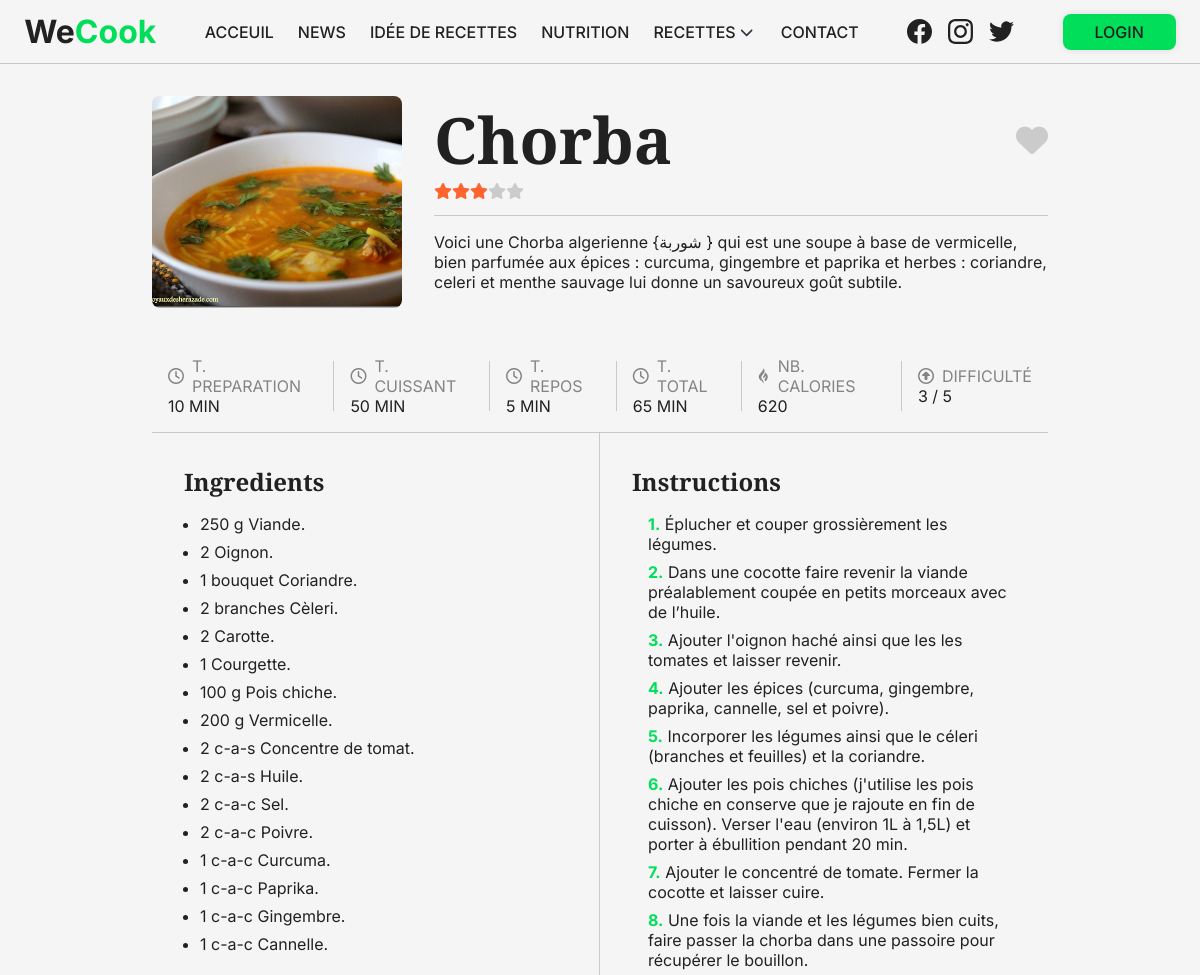
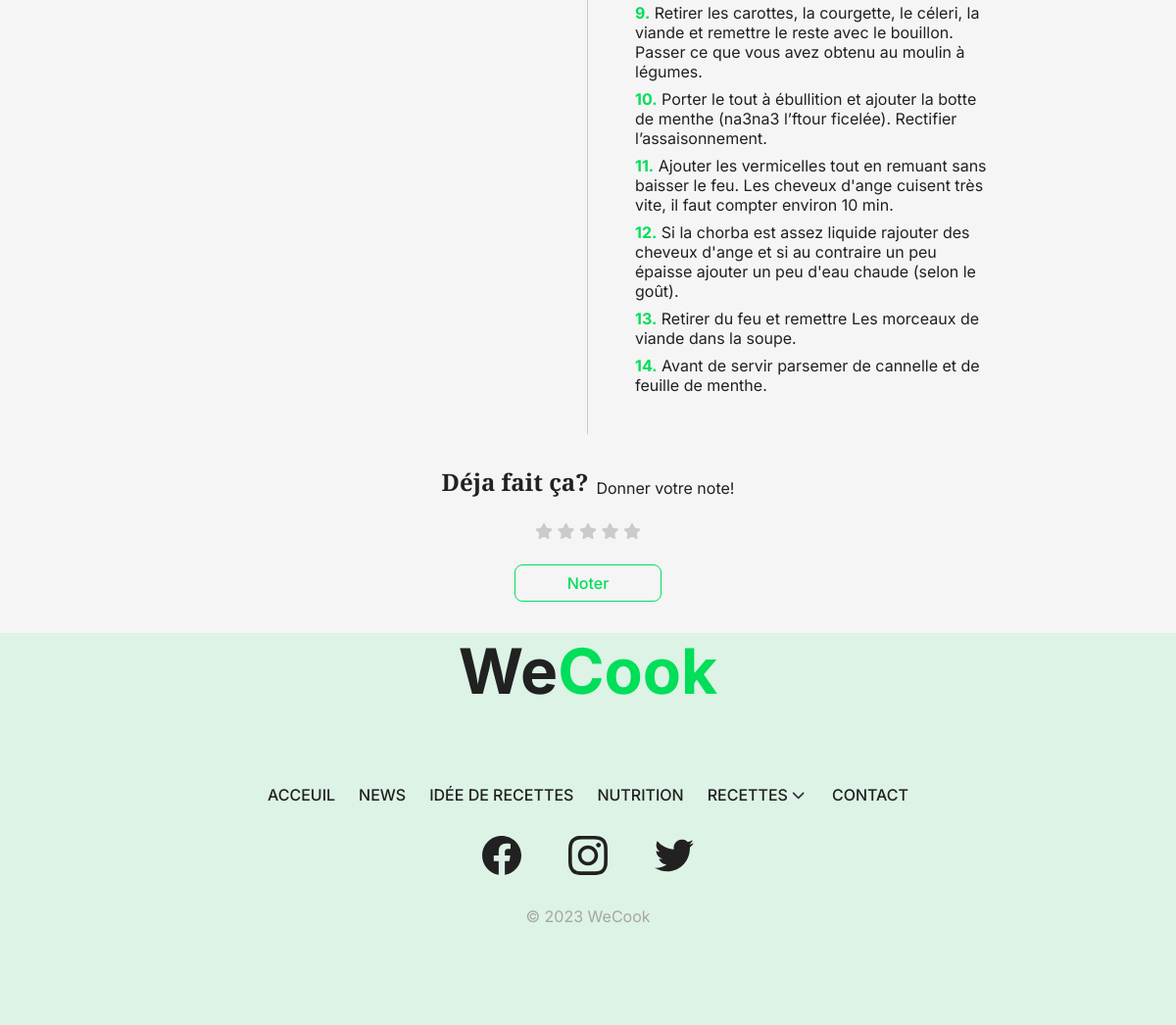
/public/recipe/906, run on the app's committed database (2 pictures, top to bottom).
### tables this page shows
CREATE TABLE `Recette` (
  `id` int(11) NOT NULL,
  `titre` text NOT NULL,
  `description` text NOT NULL,
  `image` text NOT NULL,
  `video` text,
  `creator_id` int(11) DEFAULT NULL,
  `temps_preparation` int(11) NOT NULL,
  `temps_cuisson` int(11) NOT NULL,
  `temps_repos` int(11) DEFAULT NULL,
  `difficulte` int(11) NOT NULL,
  `categorie` text NOT NULL,
  `notation` int(11) DEFAULT NULL,
  `etat` text NOT NULL,
  `healthy` tinyint(1) NOT NULL,
  `calories` int(11) DEFAULT NULL
);

CREATE TABLE `RecetteIngredient` (
  `id` int(11) NOT NULL,
  `quantite` int(11) NOT NULL,
  `unite` text NOT NULL,
  `id_recette` int(11) NOT NULL,
  `id_ingredient` int(11) NOT NULL
);

CREATE TABLE `Etape` (
  `id` int(11) NOT NULL,
  `description` text NOT NULL,
  `ordre` int(11) NOT NULL,
  `id_recette` int(11) NOT NULL
);

### app/core/App.php (called while the page is built, shortened)
<?php
require_once "Database.php";
class App
{
	private $method = 'index';
	public function splitURL()
	{
		$URL = $_GET['url'] ?? 'home';
		$URL = explode("/", trim($URL, "/"));
		return $URL;
	}
	public function loadController()
	{
		$URL = $this->splitURL();
		$filename = "../app/controllers/" . ucfirst($URL[0]) . ".php";
		if (file_exists($filename)) {
			unset($URL[0]);
		} else {
			$filename = "../app/controllers/_404.php";
			require $filename;
			$this->controller = "_404";
		}
		$controller = new $this->controller;
		call_user_func_array([$controller, $this->method], $URL);
	}
}

### public/index.php (called while the page is built, shortened)
<?php
$app = new App;
$app->loadController();

### app/core/Database.php (called while the page is built, shortened)
<?php
trait Database
{
	private function connect()
	{
		try {
			$string = "mysql:hostname=" . DBHOST . ";dbname=" . DBNAME;
			$con = new PDO($string, DBUSER, DBPASS);
		} catch (PDOException $e) {
			echo 'Échec de la connexion : ' . $e->getMessage();
			$con = null;
		}
		return $con;
	}
	public function get_row($query, $data = [])
	{
		$con = $this->connect();
		$stm = $con->prepare($query);
		$check = $stm->execute($data);
		if ($check) {
			$result = $stm->fetchAll(PDO::FETCH_OBJ);
			if (is_array($result) && count($result)) {
				return $result[0];
			}
		}
		return false;
	}
	public function get_rows($query, $data = [])
	{
		$con = $this->connect();
		$stm = $con->prepare($query);
		$check = $stm->execute($data);
		if ($check) {
			$result = $stm->fetchAll(PDO::FETCH_OBJ);
			if (is_array($result) && count($result)) {
				return $result;
			}
		}
		return false;
	}
}

### app/models/RecipeModel.php (called while the page is built, shortened)
<?php
class RecipeModel
{
    protected $table = 'Recette';
    public function getRecipeById($id)
    {
        $query = "select * from $this->table where id = :id";
        $data = array("id" => $id);
        $recipe = $this->get_row($query, $data);
        $query2 = "select * from RecetteIngredient where id_recette = :id";
        $ingredients = $this->get_rows($query2, $data);
        foreach ($ingredients as $key => $ingredient) {
            $ingredientModel = new IngredientModel();
            $ingredientName = $ingredientModel->getById($ingredient->id_ingredient);
            $ingredients[$key]->nom = $ingredientName->nom;
        }
        $steps = $this->get_rows("select * from Etape where id_recette = :id", $data);
        return array("recipe" => $recipe, "ingredients" => $ingredients, "steps" => $steps);
    }
}

### app/views/recipe.view.php (the view, shortened to what this page needs)
<?php
require_once "shared/mainLayout.php";
require_once "shared/main.php";
class RecipeView
{
    private $recipe;
    private $ingredients;
    private $steps;
    public function __construct($data)
    {
        $this->recipe = $data['recipe'];
        $this->ingredients = $data['ingredients'];
        $this->steps = $data['steps'];
    }
    public function display()
    {
        $main = new MainLayout();
        function content(
            $recipe,
            $ingList,
            $intList
        ) {
?>
            <div class="recipe-body">
                <div class="recipe-header">
                    <img src="<?php echo $recipe->image ?>" alt="">
                    <div class="recipe-title">
                        <div class="title-actions">
                            <h1><?php echo $recipe->titre ?></h1>
                            <div class="actions">
                                <div class="like-action">
                                    <i class="fas fa-heart"></i>
                                </div>
                            </div>
                        </div>
                        <div class="notation">
                            <div class="stars display-only">
                                <?php
                                $i = 0;
                                for ($i; $i < $recipe->notation; $i++) {
                                    echo '<i class="fas fa-star checked"></i>';
                                }
                                if ($i < 5) {
                                    for ($i; $i < 5; $i++) {
                                        echo '<i class="fas fa-star"></i>';
                                    }
                                }
                                ?>
                            </div>
                        </div>
                        <div class="recipe-description">
                            <p><?php echo $recipe->description ?></p>
                        </div>
                    </div>
                </div>
                <div class="recipe-content">
                    <div class="up-details">
                        <div class="detail-container">
                            <div class="d-h">
                                <i class="fa-regular fa-clock"></i>
                                <p>T. PREPARATION</p>
                            </div>
                            <p><?php echo $recipe->temps_preparation ?> MIN</p>
                        </div>
                        <div class="detail-container">
                            <div class="d-h">
                                <i class="fa-regular fa-clock"></i>
                                <p>T. CUISSANT</p>
                            </div>
                            <p><?php echo $recipe->temps_cuisson ?> MIN</p>
                        </div>
                        <div class="detail-container">
                            <div class="d-h">
                                <i class="fa-regular fa-clock"></i>
                                <p>T. REPOS</p>
                            </div>
                            <p><?php echo $recipe->temps_repos ?> MIN</p>
                        </div>
                        <div class="detail-container">
                            <div class="d-h">
                                <i class="fa-regular fa-clock"></i>
                                <p>T. TOTAL</p>
                            </div>
                            <p><?php echo $recipe->temps_repos + $recipe->temps_cuisson + $recipe->temps_preparation ?> MIN</p>
                        </div>
                        <div class="detail-container">
                            <div class="d-h">
                                <i class="fa-brands fa-gripfire"></i>
                                <p>NB. CALORIES</p>
                            </div>
                            <p><?php echo $recipe->calories ?> </p>
                        </div>
                        <div class="detail-container">
                            <div class="d-h">
                                <i class="fa-regular fa-circle-up"></i>
                                <p>DIFFICULTÉ</p>
                            </div>
                            <p><?php echo $recipe->difficulte ?> / 5 </p>
                        </div>
                    </div>
                    <div class="recipe-cont">
                        <div class="recipe-part">
                            <h2>Ingredients</h2>
                            <ul>
                                <?php
                                foreach ($ingList as $ing) {
                                ?>
                                    <li>
                                        <?php echo $ing->quantite ?> <?php echo $ing->unite ?> <?php echo $ing->nom ?>.
                                    </li>
                                <?php
                                }
                                ?>
                            </ul>
                        </div>
                        <div class="recipe-part">
                            <h2>Instructions</h2>
                            <ol>
                                <?php
                                foreach ($intList as $inst) {
                                ?>
                                    <li>
                                        <?php echo $inst->description ?>
                                    </li>
                                <?php
                                }
                                ?>
                            </ol>
                        </div>
                    </div>
                    <div class="action-notation">
                        <span>
                            <h2>
                                Déja fait ça?
                            </h2>
                            <p>Donner votre note!</p>
                        </span>
                        <div class="notation">
                            <div class="stars">
                                <i class="fas fa-star"></i>
                                <i class="fas fa-star"></i>
                                <i class="fas fa-star"></i>
                                <i class="fas fa-star"></i>
                                <i class="fas fa-star"></i>
                            </div>
                        </div>
                        <div class="secondary-button rate-btn">
                            Noter
                        </div>
                    </div>
                </div>
            </div>
<?php
        };
        $recipe = $this->recipe;
        $ingList = $this->ingredients;
        $intList = $this->steps;
        $main->displayLayout($recipe->titre, function () use ($recipe, $ingList, $intList) {
            return
                content($recipe, $ingList, $intList);
        });
    }
}

### public/assets/css/style.css (style rules this page uses)
* { margin: 0; padding: 0; box-sizing: border-box; font-family: "Inter", sans-serif; -webkit-user-drag: none; color: rgb(var(--dark)); }
body { overflow-x: hidden; background-color: rgb(var(--bg)); }
.title-actions { width: 100%; display: flex; justify-content: space-between; align-items: center; }
.stars i { color: rgba(var(--dark), 0.2); }
.checked { color: rgb(var(--star-check)) !important; }
.recipe-body { width: 80vw; min-height: 30px; margin: auto; padding: 32px; }
.recipe-title { padding-bottom: 16px; height: fit-content; display: flex; flex-direction: column; width: 70vw; }
.recipe-title h1 { font-size: 64px; }
.recipe-header { display: flex; gap: 32px; }
.recipe-header > img { width: 250px; border-radius: 8px; object-fit: cover; }
.recipe-description { border-top: 1px solid rgb(201, 201, 201); margin-top: 16px; padding-top: 16px; }
.like-action i { cursor: pointer; color: rgba(var(--dark), 0.2); font-size: 32px; transition: all 0.2s ease-in-out; }
.recipe-content { width: 100%; }
.recipe-content { padding-top: 32px; }
.up-details { width: fit-content; display: flex; align-items: center; padding: 16px; gap: 16px; border-bottom: 1px solid rgb(201, 201, 201); align-items: center; margin: auto; }
.d-h { display: flex; align-items: center; gap: 8px; }
.d-h p, .d-h i { color: rgb(132, 132, 132); }
.detail-container { display: flex; flex-direction: column; }
.recipe-body h1, .recipe-body h2, .recipe-body h3, .recipe-body h4 { font-family: "Playfair Display", serif; }
.recipe-cont { width: 100%; display: flex; }
.recipe-part { width: 50%; padding: 32px; }
.recipe-part:first-child { border-right: 1px solid rgb(201, 201, 201); }
.recipe-part li { margin-left: 16px; margin-bottom: 8px; }
.recipe-part li:first-child { margin-top: 16px; }
.recipe-part ol { list-style: none; }
.recipe-part ol li { counter-increment: my-c; }
.recipe-part ol li::before { content: counter(my-c) "."; color: rgb(var(--main)); font-weight: 700; }
.action-notation { padding-top: 32px; display: flex; flex-direction: column; gap: 24px; margin: auto; width: fit-content; align-items: center; }
.action-notation span { display: flex; align-items: flex-end; gap: 8px; }
.secondary-button { width: 150px; padding: 8px 16px; border: 1.5px solid rgb(var(--main)); display: grid; place-items: center; color: rgb(var(--main)); font-weight: 500; border-radius: 8px; transition: all 0.2s ease-in-out; cursor: pointer; }

### data on the page
recette: image (picture), titre "Chorba", notation 3 (drawn), description "Voici une Chorba algerienne {شوربة } qui est une soupe à base de vermicelle, bien parfumée aux épices : curcuma, gingembre et paprika et herbes : coriandre, celeri et menthe sauvage lui donne un savoureux goût subtile.", temps_preparation "10", temps_cuisson "50", temps_repos "5", $recipe->temps_repos + $recipe->temps_cuisson + $recipe->temps_preparation "65", calories "620", difficulte "3"
recetteingredient: quantite "250", unite "g", nom "Viande"
recetteingredient: quantite "2", nom "Oignon"
recetteingredient: quantite "1", unite "bouquet", nom "Coriandre"
recetteingredient: quantite "2", unite "branches", nom "Cèleri"
recetteingredient: quantite "2", nom "Carotte"
recetteingredient: quantite "1", nom "Courgette"
recetteingredient: quantite "100", unite "g", nom "Pois chiche"
recetteingredient: quantite "200", unite "g", nom "Vermicelle"
recetteingredient: quantite "2", unite "c-a-s", nom "Concentre de tomat"
recetteingredient: quantite "2", unite "c-a-s", nom "Huile"
recetteingredient: quantite "2", unite "c-a-c", nom "Sel"
recetteingredient: quantite "2", unite "c-a-c", nom "Poivre"
recetteingredient: quantite "1", unite "c-a-c", nom "Curcuma"
recetteingredient: quantite "1", unite "c-a-c", nom "Paprika"
recetteingredient: quantite "1", unite "c-a-c", nom "Gingembre"
recetteingredient: quantite "1", unite "c-a-c", nom "Cannelle"
etape: description "Éplucher et couper grossièrement les légumes."
etape: description "Dans une cocotte faire revenir la viande préalablement coupée en petits morceaux avec de l’huile."
etape: description "Ajouter l'oignon haché ainsi que les les tomates et laisser revenir."
etape: description "Ajouter les épices (curcuma, gingembre, paprika, cannelle, sel et poivre)."
etape: description "Incorporer les légumes ainsi que le céleri (branches et feuilles) et la coriandre."
etape: description "Ajouter les pois chiches (j'utilise les pois chiche en conserve que je rajoute en fin de cuisson). Verser l'eau (environ 1L à 1,5L) et porter à ébullition pendant 20 min."
etape: description "Ajouter le concentré de tomate. Fermer la cocotte et laisser cuire."
etape: description "Une fois la viande et les légumes bien cuits, faire passer la chorba dans une passoire pour récupérer le bouillon."
etape: description "Retirer les carottes, la courgette, le céleri, la viande et remettre le reste avec le bouillon. Passer ce que vous avez obtenu au moulin à légumes."
etape: description "Porter le tout à ébullition et ajouter la botte de menthe (na3na3 l’ftour ficelée). Rectifier l’assaisonnement."
etape: description "Ajouter les vermicelles tout en remuant sans baisser le feu. Les cheveux d'ange cuisent très vite, il faut compter environ 10 min."
etape: description "Si la chorba est assez liquide rajouter des cheveux d'ange et si au contraire un peu épaisse ajouter un peu d'eau chaude (selon le goût)."
etape: description "Retirer du feu et remettre Les morceaux de viande dans la soupe."
etape: description "Avant de servir parsemer de cannelle et de feuille de menthe."
